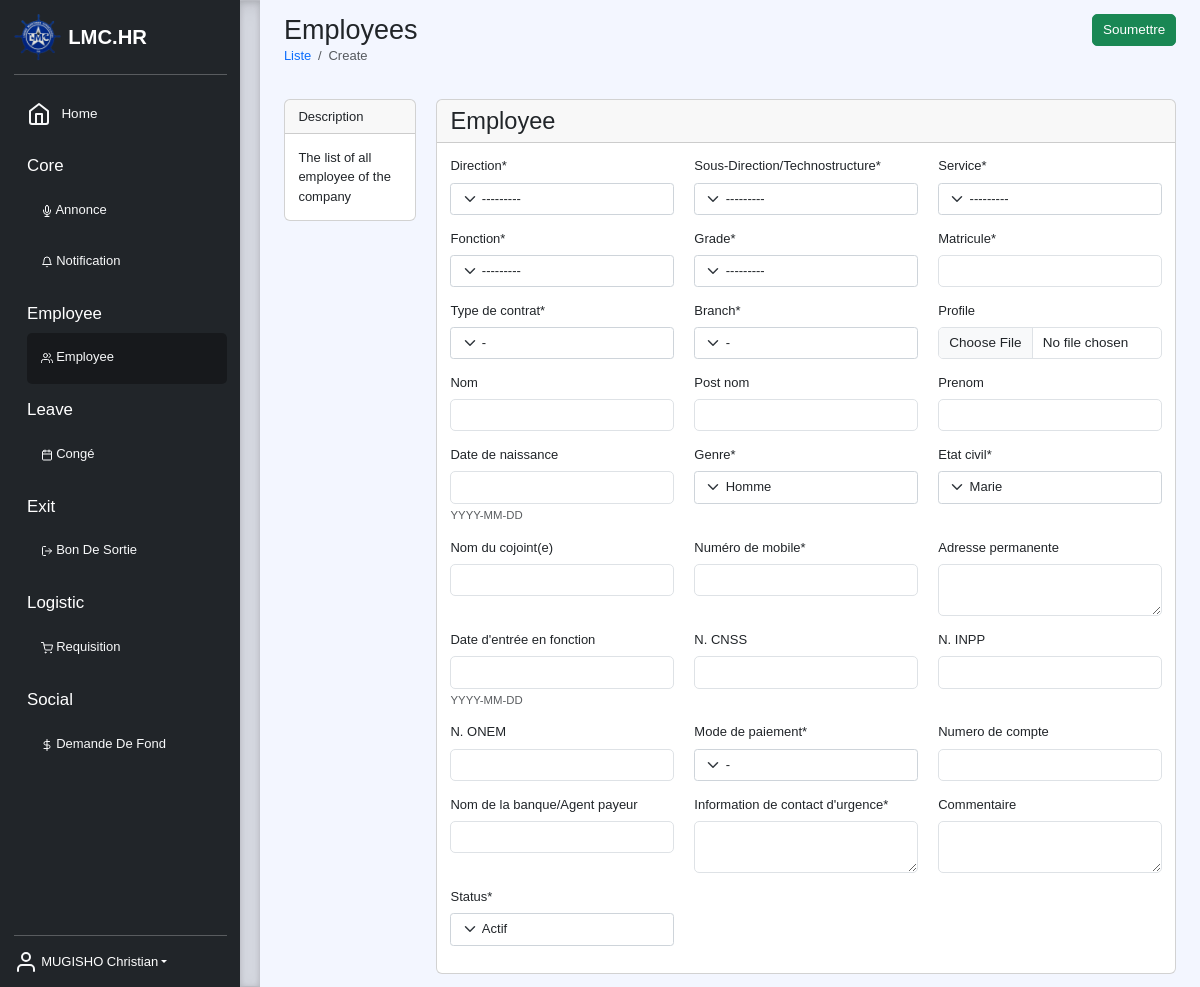
The page /create/employee/employee (signed in) on the database as committed earlier.
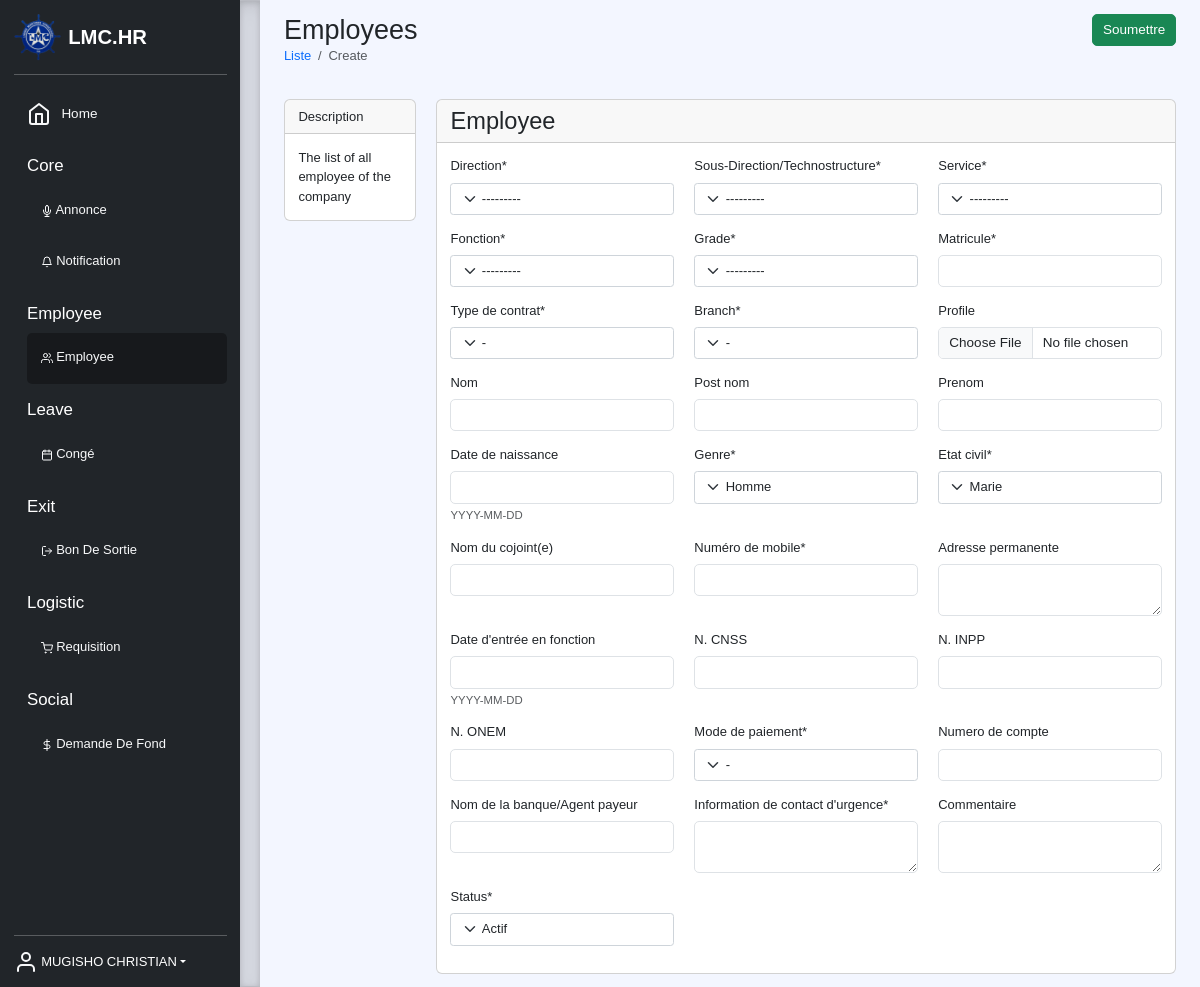
The same page on the database as committed later.
### core/models.py (models this page shows, shortened)
class User(AbstractUser):
    employee = models.OneToOneField('employee.Employee', null=True, on_delete=models.SET_NULL, default=None)
    email = models.EmailField(unique=True, db_index=True)
    username = None
    USERNAME_FIELD = 'email'
    REQUIRED_FIELDS = []
    objects = UserManager()

### employee/models.py (models this page shows, shortened)
class Employee(models.Model):
    STATUS = (
        ('actif', 'Actif'),
        ('indisponibilite', 'Indisponibilite'),
        ('licenciement', 'Licenciement'),
        ('inactif', 'Inactif')
    )
    GENDERS = (("Male", "Homme"), ("Female", "Femme"))
    direction = models.ForeignKey(Direction, verbose_name="Direction", null=True, on_delete=models.SET_NULL)
    subDirection = models.ForeignKey(SubDirection, verbose_name="Sous-Direction/Technostructure", null=True, on_delete=models.SET_NULL)
    service = models.ForeignKey(Service, verbose_name="Service", null=True, on_delete=models.SET_NULL)
    function = models.ForeignKey(Function, verbose_name="Fonction", null=True, on_delete=models.SET_NULL)
    grade = models.ForeignKey(Grade, verbose_name="Grade", null=True, on_delete=models.SET_NULL)
    profile = models.ImageField(upload_to=upload_directory_file, blank=True, null=True, default=None)
    matricule = models.CharField("Matricule", unique=True, max_length=100, null=True, default=None)
    agreement = models.CharField("Type de contrat", max_length=10, choices=choices(Agreement, 'name'), null=True,
                                 default=None)
    first_name = models.CharField("Prenom", max_length=100, blank=True, null=True, default=None)
    middle_name = models.CharField("Post nom", max_length=100, blank=True, null=True, default=None)
    last_name = models.CharField("Nom", max_length=100, blank=True, null=True, default=None)
    n_cnss = models.CharField("N. CNSS", max_length=50, blank=True, null=True, default=None)
    n_inpp = models.CharField("N. INPP", max_length=50, blank=True, null=True, default=None)
    n_onem = models.CharField("N. ONEM", max_length=50, blank=True, null=True, default=None)
    gender = models.CharField("Genre", max_length=10, choices=GENDERS, null=True,
                              default="Male")
    marital_status = models.CharField("Etat civil", max_length=12,
                                      choices=(("Maried", "Marie"), ("Single", "Celibataire"), ("Widower", "Veuf(ve)")),
                                      default="Celibataire")
    spouse = models.CharField("Nom du cojoint(e)", max_length=100, blank=True, null=True, default=None)
    dob = models.DateField("Date de naissance", help_text='YYYY-MM-DD', blank=True, null=True, default=None)
    doj = models.DateField("Date d'entrée en fonction", help_text='YYYY-MM-DD', blank=True, null=True, default=None)
    mobile_number = PhoneNumberField("Numéro de mobile", null=True, default=None)
    address = models.TextField("Adresse permanente", blank=True, null=True, default=None)
    emergency_information = models.TextField("Information de contact d'urgence", null=True, default=None)
    syndicate = models.CharField("Syndicat", max_length=10, choices=choices(Syndicat, 'name'), blank=True, null=True,
                                 default=None)
    branch = models.CharField("Branch", max_length=10, choices=choices(Branch, 'name'))
    payment_method = models.CharField("Mode de paiement", max_length=10, choices=choices(PaymentMethod, 'name'))
    payer_name = models.CharField("Nom de la banque/Agent payeur", max_length=50, blank=True, null=True, default=None)
    pay_account = models.CharField("Numero de compte", max_length=50, blank=True, null=True, default=None)
    comment = models.TextField("Commentaire", blank=True, null=True, default=None)
    status = models.CharField(verbose_name="Status", max_length=20, choices=STATUS, default=STATUS[0][0])
    updated = models.DateTimeField(verbose_name="Mise à jour le", auto_now=True)
    created = models.DateTimeField(verbose_name="Créée le", auto_now_add=True)
    conf = {
        'icon': 'users',
        'description': 'The list of all employee of the company',
        'entry': reverse_lazy('core:list', kwargs={'app': 'employee', 'model': 'employee'}),
        'list': {
            'display': [('matricule', 'Matricule'), ('direction', 'Direction'), ('function', 'Fonction'), ('last_name', 'Nom'), ('first_name', 'Prenom'), ('status', 'Status'), ('updated', 'Mis à jour le')],
            'filter': ['direction', 'subDirection', 'function', 'grade', 'gender', 'marital_status', 'branch', 'payment_method', 'status', 'doj'],
            'action': [{
                'method': 'GET',
                'href': reverse_lazy('core:create', kwargs={'app': 'employee', 'model': 'employee'}),
                'class': 'btn btn-primary',
                'title': 'Ajouter'
            }]
        },
        'change': {
            'form': {
                'fields': ['direction', 'subDirection', 'service', 'function',
                           'grade', 'matricule', 'agreement', 'branch',
                           'profile', 'last_name', 'middle_name', 'first_name', 'dob',
                           'gender', 'marital_status', 'spouse', 'mobile_number', 'address',
                           'doj', 'n_cnss', 'n_inpp', 'n_onem',
                           'payment_method', 'pay_account', 'payer_name', 'emergency_information', 'comment', 'status'],
                'inlines': [{
                    'app': 'core',
                    'model': 'user',
                    'fields': ['email', 'groups']
                }, {
                    'app': 'employee',
                    'model': 'child',
                    'fields': ['full_name', 'dob', 'birth_certificate']
                }, {
                    'app': 'employee',
                    'model': 'document',
                    'fields': ['name', 'doc']
                }]
            },
            'action': [{
                'method': 'GET',
                'href': reverse_lazy('core:delete', kwargs={'app': 'employee', 'model': 'employee'}),
                'class': 'btn btn-danger',
                'title': 'Delete',
                'condition': 'True'
            }, {
                'method': 'GET',
                'href': reverse_lazy('core:document', kwargs={'app': 'employee', 'model': 'employee', 'document': 'employee'}),
                'class': 'btn btn-info',
                'title': 'Document',
                'condition': 'True'
            }]
        },
        'create': {
            'form': {
                'fields': ['direction', 'subDirection', 'service', 'function',
                           'grade', 'matricule', 'agreement', 'branch',
                           'profile', 'last_name', 'middle_name', 'first_name', 'dob',
                           'gender', 'marital_status', 'spouse', 'mobile_number', 'address',
                           'doj', 'n_cnss', 'n_inpp', 'n_onem',
                           'payment_method', 'pay_account', 'payer_name', 'emergency_information', 'comment', 'status'],
                'inlines': []
            }
        },
        'read': {
            'action': [{
                'method': 'GET',
                'href': reverse_lazy('core:document',
                                     kwargs={'app': 'employee', 'model': 'employee', 'document': 'employee'}),
                'class': 'btn btn-info',
                'title': 'Document',
                'condition': 'True'
            }]
        }
    }
    def full_name(self):
        return f"{self.last_name} {self.first_name}"

### core/views.py (the view, shortened to what this page needs)
# urls.py: path('create/<str:app>/<str:model>', Create.as_view(), name='create'),
class Create(LoginRequiredMixin, View):
    def get(self, request, app, model):
        model = apps.get_model(app, model_name=model)
        inlines = []
        fields = getattr(model, 'conf', {}).get('create', {}).get('form', {}).get('fields', '__all__')
        form = modelform_factory(model, fields=fields, form=Row3Form)()
        for inline in getattr(model, 'conf', {}).get('create', {}).get('form', {}).get('inlines', []):
            _fields = inline.get('fields', '__all__')
            _model = apps.get_model(inline.get('app'), model_name=inline.get('model'))
            _form = inlineformset_factory(model, _model, form=InlineForm, fields=_fields, extra=1)()
            inlines.append(_form)
        return render(request, f'{self.__class__.__name__.lower()}.html', locals())

### core/templatetags/core.py (called while the page is built)
@register.filter(name='getattr')
def getter(obj, field):
    return getattr(obj, field, None)

### employee/models.py (called while the page is built)
    def __str__(self):
        return f"{self.code}/{self.name}"

    def __str__(self):
        return f"{self.name}"

    def __str__(self):
        return f"{self.name}"

    def __str__(self):
        return f"{self.name}"

    def __str__(self):
        return self.name

### templates/create.html (shortened to what this page needs)
{% extends 'base.html' %}
{% load core %}
{% load crispy_forms_tags %}
{% load crispy_forms_filters %}
{% block content %}
<div class="container-fluid">
    <div class="row">
        <div class="col">
            <h2 class="m-0">{{ model|getattr:'_meta'|getattr:'verbose_name_plural'|title }}</h2>
            <nav aria-label="breadcrumb">
              <ol class="breadcrumb">
                <li class="breadcrumb-item"><a href="{% url 'core:list' model|getattr:'_meta'|getattr:'app_label' model|getattr:'_meta'|getattr:'model_name' %}" class="text-decoration-none">Liste</a></li>
                <li class="breadcrumb-item active" aria-current="page">Create</li>
              </ol>
            </nav>
        </div>
        <div class="col text-end">
            <button class="btn btn-success" type="submit" form="form-{{ model|getattr:'_meta'|getattr:'model_name' }}">Soumettre</button>
        </div>
    </div>
    <div class="row mt-4">
        {% if filter_form and not inlines %}
        <div class="col-2">
            {% include 'widgets/filter_card.html' %}
            {% include 'widgets/approvers_card.html' %}
        </div>
        {% elif model.conf.description and not inlines %}
        <div class="col-2">
            {% include 'widgets/description_card.html' %}
        </div>
        {% endif %}
        <form class="col" method="post" id="form-{{ model|getattr:'_meta'|getattr:'model_name' }}" enctype="multipart/form-data">
            <div class="row">
                <div class="col{% if inlines %}-8{% endif %}">
                    <div class="card">
                        <div class="card-header">
                            <h3 class="m-0">{{ model|getattr:'_meta'|getattr:'verbose_name'|title }}</h3>
                        </div>
                        <div class="card-body">
                            {% crispy form %}
                        </div>
                    </div>
                </div>
            </div>
        </form>
    </div>
</div>
{% endblock %}

### templates/base.html (shortened to what this page needs)
{% load static %}
{% load core %}
<!DOCTYPE html>
<html lang="fr">
<head>
    <link href="https://cdn.jsdelivr.net/npm/bootstrap@5.3.0-alpha3/dist/css/bootstrap.min.css" rel="stylesheet">
    <link rel="stylesheet" href="{% static 'css/custom.css' %}">
    <link rel="stylesheet" href="{% static 'css/select2.min.css' %}">
    <link rel="stylesheet" href="{% static 'css/select2-bootstrap-5-theme.min.css' %}">
    <link rel="stylesheet" href="{%  static 'css/select2-bootstrap-5-theme.rtl.min.css' %}">
</head>
<body>
    <main>
        <div class="d-flex flex-column flex-shrink-0 p-3 text-white bg-dark overflow-auto" style="width: 240px;">
            <a href="/" class="d-flex align-items-center mb-3 mb-md-0 me-md-auto text-white text-decoration-none">
              <img src="{% static 'images/logo.png' %}" width="48" />
              <span class="fs-4 ms-2 fw-bolder">LMC.HR</span>
            </a>
            <hr>
            <ul class="nav nav-pills flex-column mb-auto ">
                <li class="nav-item">
                    <a href="{% url 'core:home' %}" class="nav-link text-light {% if request.resolver_match.url_name == 'home' %}active{% endif %} py-3">
                        <i data-feather="home"></i>
                        <span class="fs-6 ms-2">Home</span>
                    </a>
                </li>
                {% with request|menu as menus %}
                    {% for key, value in menus.items %}
                    <li class="nav-item fs-5 mt-2">
                        <a class="text-decoration-none nav-link text-white" aria-current="page">{{ key|title }}</a>
                        <ul class="nav nav-pills flex-column mb-auto ms-3">
                            {% for model in value %}
                                <li class="nav-item">
                                    <a href="{{ model.url }}" class="nav-link text-light {% if request.resolver_match.kwargs.model == model.name %}active{% endif %} py-3">
                                        <i data-feather="{{ model.icon|default:'user' }}" style="width: 12px;"></i>
                                        {{ model.verbose|title }}
                                    </a>
                                </li>
                            {% endfor %}
                        </ul>
                    </li>
                    {% endfor %}
                {% endwith %}
            </ul>
            <hr>
            <div class="dropdown">
              <a class="d-flex align-items-center text-white text-decoration-none dropdown-toggle" id="dropdownUser1" data-bs-toggle="dropdown" aria-expanded="false">
                <i data-feather="user" class="text-light"></i>
                  &nbsp;{{ request.user.employee.full_name|default:request.user.username }}
              </a>
            </div>
        </div>
        <div class="b-example-divider"></div>
        <div class="col scrollarea p-3">
            {% block content %}
            {% endblock %}
        </div>
    </main>
</body>
</html>

Rows that differ between the two databases and show on the page:
changed User: user.employee.full_name "MUGISHO Christian" → "MUGISHO CHRISTIAN"
